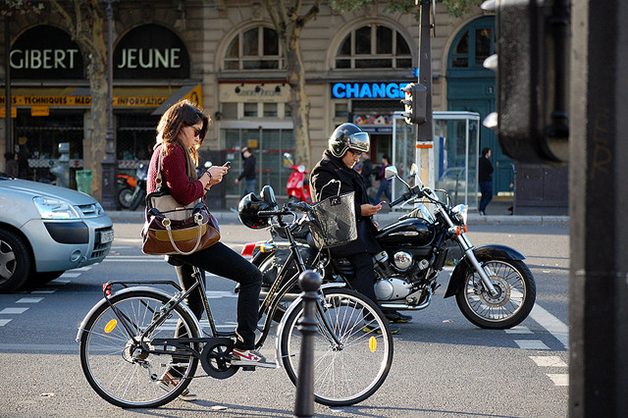
//> input picture PDI/imagens/woman.jpg, 628 x 418 px
$ ./addweighted-teste   (built with g++ and OpenCV 4)
//> lines starting //> are read from the running program, lines starting //| are printed output that depends on the picture
#include <iostream>
#include <opencv2/opencv.hpp>

using namespace cv;
using namespace std;

double alfa;
int alfa_slider = 0;
int alfa_slider_max = 100;

int top_slider = 0;
int top_slider_max = 100;

Mat image1, image2, blended;
Mat imageTop;

Mat frame32f, frameFiltered;

float media[] = { 1, 1, 1,
                  1, 1, 1,
                  1, 1, 1
};
char TrackbarName[50];

void on_trackbar_blend(int, void*){
 alfa = (double) alfa_slider/alfa_slider_max ;
 addWeighted( image1, alfa, imageTop, 1-alfa, 0.0, blended);
 imshow("addweighted", blended);
}

void on_trackbar_line(int, void*){
  image1.copyTo(imageTop);
  int limit = top_slider*628/100;
  if(limit > 0){
	Mat tmp = image2(Rect(0, 0, 256, limit));
	tmp.copyTo(imageTop(Rect(0, 0, 256, limit)));
  }
  on_trackbar_blend(alfa_slider,0);
}

int main(int argvc, char** argv){
  image1 = imread("../imagens/woman.jpg");          //628x418
//> image1 is the input picture: 418 rows x 628 cols, CV_8UC3; mean B, G, R 86.5, 85.3, 84.4
  image2 = imread("../imagens/woman.jpg");
  for(int i=0; i<10; i++)
    GaussianBlur(image2, image2, Size(9,9),0,0);
//> this loop made 10 passes
//> pass 1, `GaussianBlur(image2, image2, Size(9,9),0,0);`:
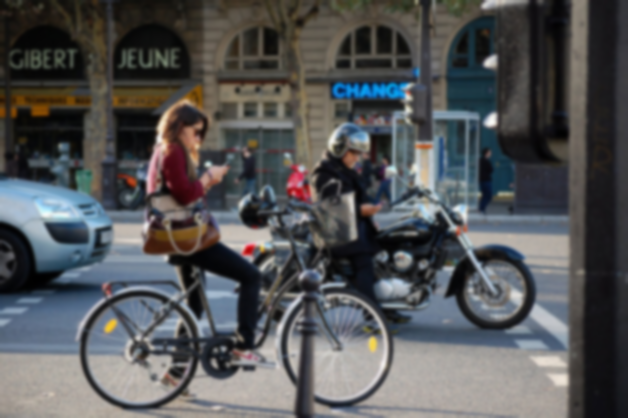
//> image2: 418 rows x 628 cols, CV_8UC3; mean B, G, R 86.5, 85.3, 84.4
//> pass 3, `GaussianBlur(image2, image2, Size(9,9),0,0);`:
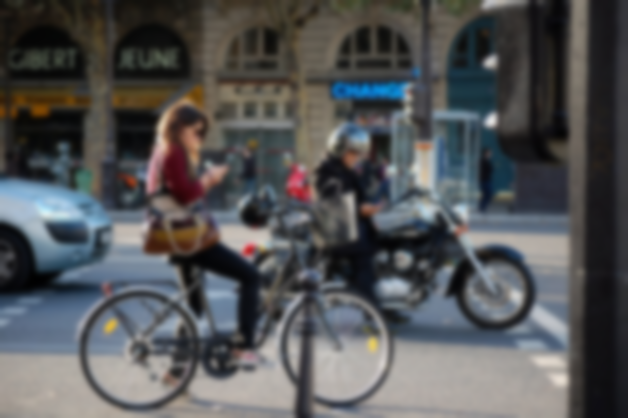
//> image2: 418 rows x 628 cols, CV_8UC3; mean B, G, R 86.5, 85.3, 84.4
//> after the loop:
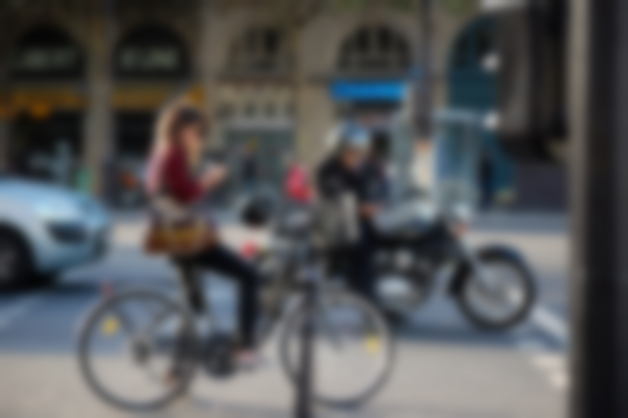
//> image2: 418 rows x 628 cols, CV_8UC3; mean B, G, R 86.5, 85.3, 84.4

  image2.copyTo(imageTop);


  namedWindow("addweighted", 1);

  sprintf( TrackbarName, "Alpha x %d", alfa_slider_max );
  createTrackbar( TrackbarName, "addweighted",
				  &alfa_slider,
				  alfa_slider_max,
				  on_trackbar_blend );
//> slider 'Alpha x 100' is set to 33
  on_trackbar_blend(alfa_slider, 0 );
//> in on_trackbar_blend, `addWeighted( image1, alfa, imageTop, 1-alfa, 0.0, blended);`:
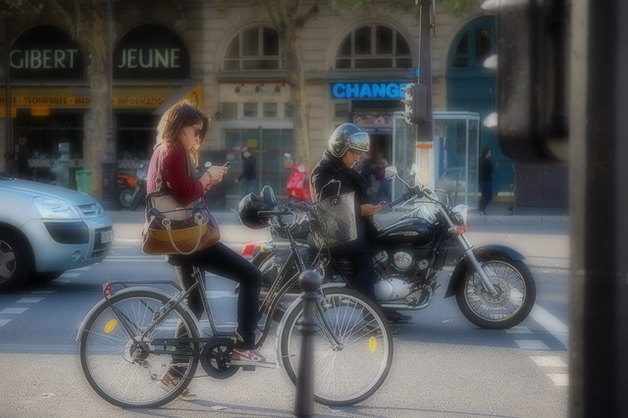
//> blended: 418 rows x 628 cols, CV_8UC3; mean B, G, R 86.5, 85.3, 84.4

  sprintf( TrackbarName, "Scanline x %d", top_slider_max );
  createTrackbar( TrackbarName, "addweighted",
				  &top_slider,
				  top_slider_max,
				  on_trackbar_line );
//> slider 'Scanline x 100' is set to 33
  on_trackbar_line(top_slider, 0 );
//> in on_trackbar_line, `Mat tmp = image2(Rect(0, 0, 256, limit));`:
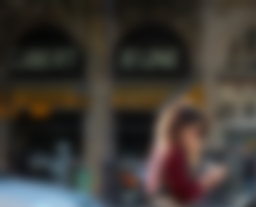
//> tmp: 207 rows x 256 cols, CV_8UC3; mean B, G, R 52.9, 57.9, 62.4
//> in on_trackbar_line, `tmp.copyTo(imageTop(Rect(0, 0, 256, limit)));`:
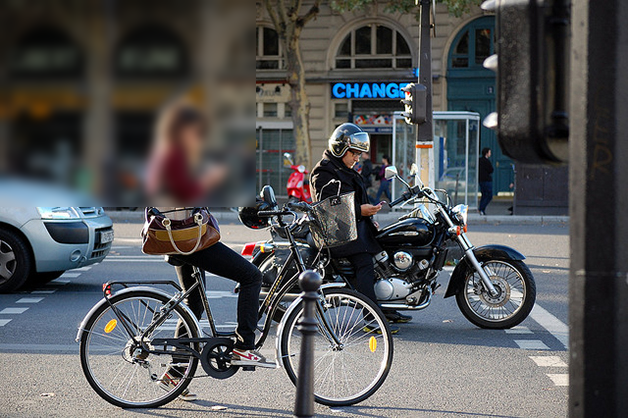
//> imageTop: 418 rows x 628 cols, CV_8UC3; mean B, G, R 86.5, 85.3, 84.5

  sprintf( TrackbarName, "Decaimento x %d", top_slider_max );
  createTrackbar( TrackbarName, "addweighted",
				  &top_slider,
				  top_slider_max,
				  on_trackbar_line );
  on_trackbar_line(top_slider, 0 );

  waitKey(0);
  return 0;
}

$ run again, with PDI/imagens/blend2.jpg copied over PDI/imagens/woman.jpg
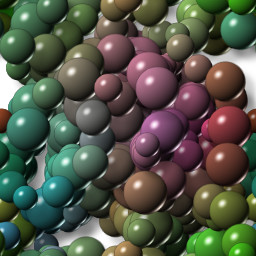
//> input picture PDI/imagens/blend2.jpg, 256 x 256 px
//> image1 is the input picture: 256 rows x 256 cols, CV_8UC3; mean B, G, R 71.6, 86.1, 82.2
//> in on_trackbar_line, `Mat tmp = image2(Rect(0, 0, 256, limit));`:
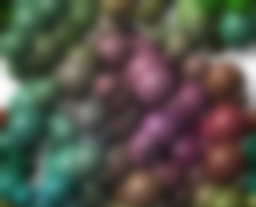
//> tmp: 207 rows x 256 cols, CV_8UC3; mean B, G, R 74.1, 84.5, 84.7
//> in on_trackbar_blend (call 2), `addWeighted( image1, alfa, imageTop, 1-alfa, 0.0, blended);`:
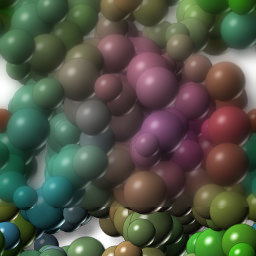
//> blended: 256 rows x 256 cols, CV_8UC3; mean B, G, R 71.6, 86, 82.1
